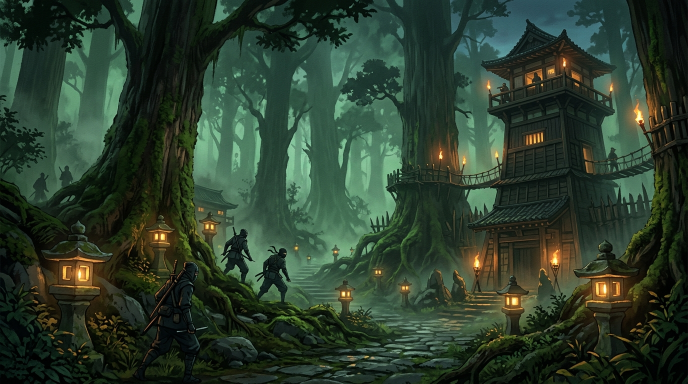
#> input picture src/assets/images/shinobi_campaign_forest_backdrop_1791702689788.jpg, 1376 x 768 px, given in place of REF-s-tier-fire-annihilation.jpg, which was not available (shown at 1/2 size)
$ python refmap.py ../../../src/assets/images ../../../src/assets/images/shinobi_character_creator_backdrop_1791702680560.jpg
#> lines starting #> are read from the running program, lines starting #| are printed output that depends on the picture
# His S-tier reference mapped into the annihilation_enh frame (1016x968) with the extractor's s_map.
import sys
from PIL import Image
S = sys.argv[1]; out = sys.argv[2]
im = Image.open(S + '/art2/REF-s-tier-fire-annihilation.jpg').convert('RGB')
#> im is the input picture: PIL image 1376x768 RGB; mean R, G, B 44, 61.7, 45.2
SK = 1.08
# frame = -2 + (x-57)*SK  => x = 57 + (fx+2)/SK ; frame y = 780 + (y-922)*SK
W, H = 1016, 968
# affine for PIL: input coords from output coords
a = 1 / SK; c = 57 + 2 / SK; e = 1 / SK; f = 922 - 780 / SK
m = im.transform((W, H), Image.AFFINE, (a, 0, c, 0, e, f), resample=Image.BICUBIC, fillcolor=(18, 20, 34))
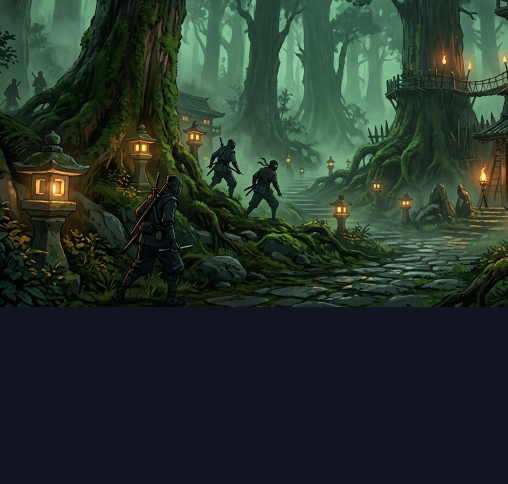
#> m: PIL image 1016x968 RGB (shown at 1/2 size); mean R, G, B 38.1, 51.2, 43.4
m.save(out)

$ run again, on src/assets/images/shinobi_titanic_beast_backdrop_1791702699652.jpg
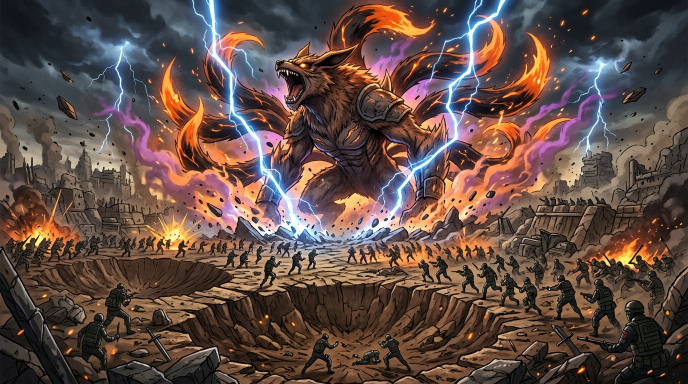
#> input picture src/assets/images/shinobi_titanic_beast_backdrop_1791702699652.jpg, 1376 x 768 px, given in place of REF-s-tier-fire-annihilation.jpg, which was not available (shown at 1/2 size)
#> im is the input picture: PIL image 1376x768 RGB; mean R, G, B 97.1, 76.4, 70
#> `m = im.transform((W, H), Image.AFFINE, (a, 0, c, 0, e, f), resample=Im..`:
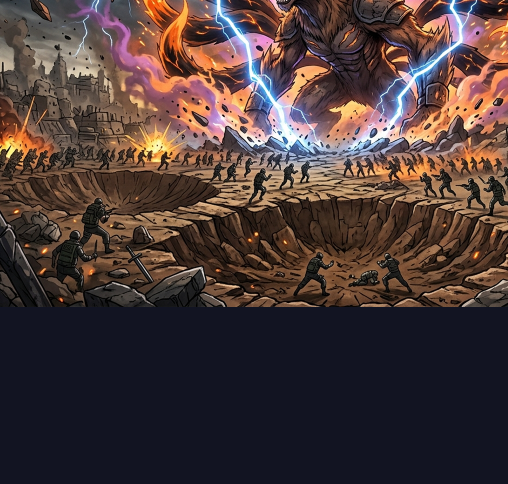
#> m: PIL image 1016x968 RGB (shown at 1/2 size); mean R, G, B 75.1, 58.7, 57.2
